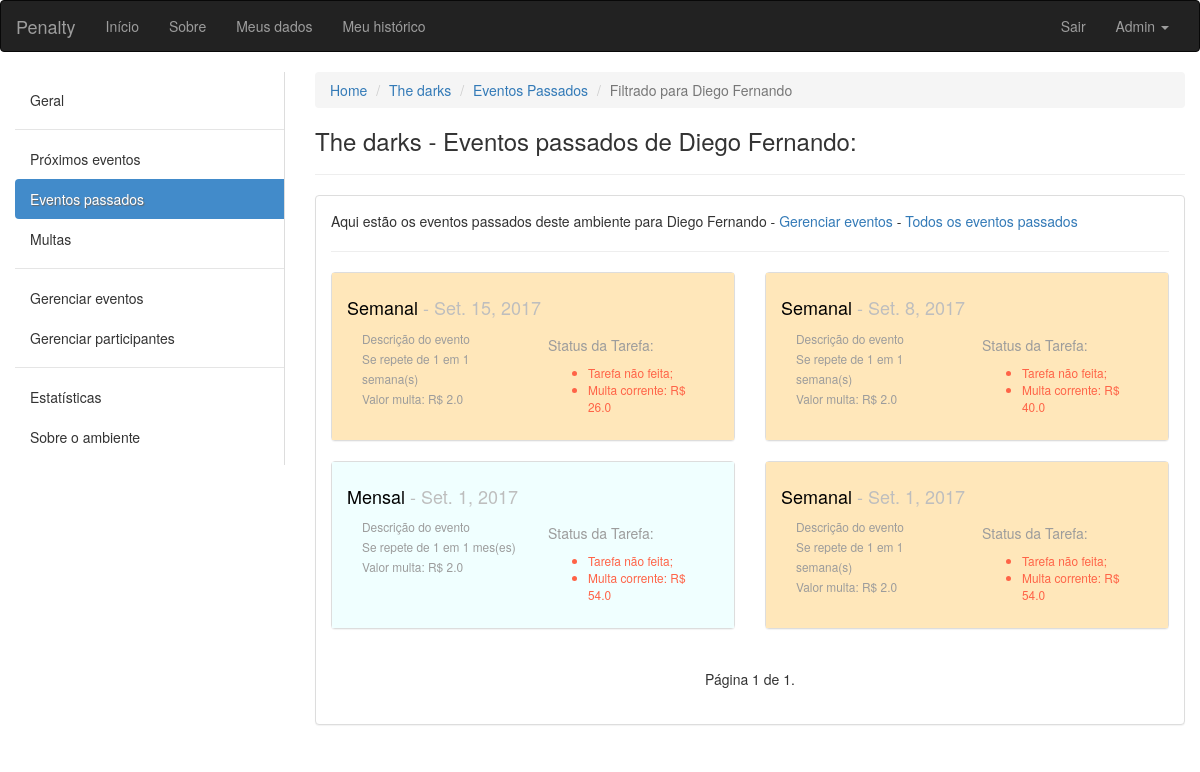
The app's page /ambiente/2/passados/diego/ (signed in), older data.
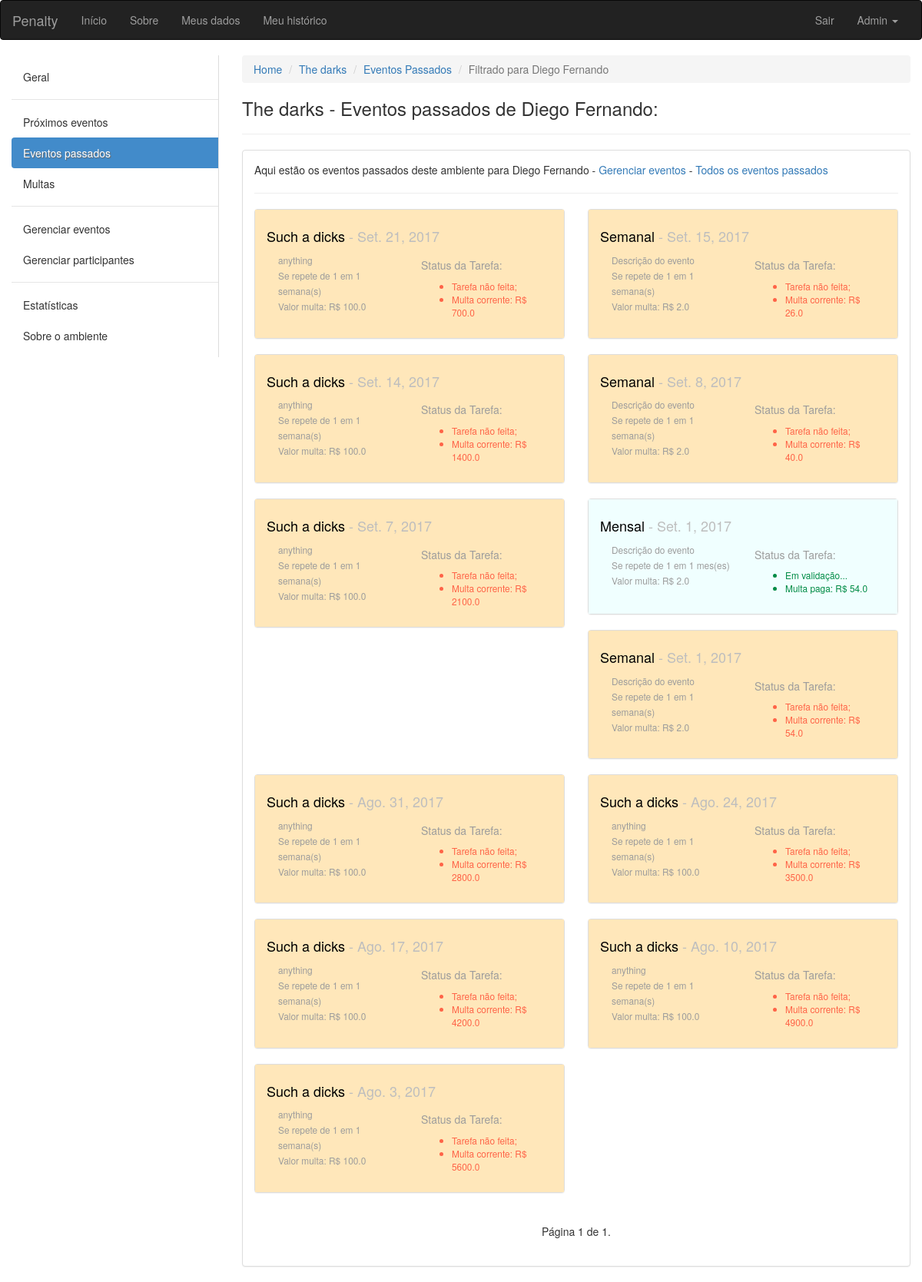
The same page, newer data.
### ambiente/models.py (models this page shows, shortened)
class Ambiente(models.Model):
	nome = models.CharField(max_length=100, verbose_name='Nome', null=False, blank=False)
	descricao = models.CharField(max_length=100, verbose_name='Descrição', null=True, blank=False)
	endereco = models.CharField(max_length=150, verbose_name='Endereço', null=True, blank=False)
	criador = models.ForeignKey(User, verbose_name='Criador', null=False, blank=False, related_name='+')
	data_criacao = models.DateTimeField(default=timezone.now)
	participantes = models.ManyToManyField(User, verbose_name='Participantes', blank=True, related_name='+')

class Evento(models.Model):
	INTERVALOS = (
        ('D', 'Dias'),
        ('S', 'Semanas'),
        ('M', 'Meses'),
    )
	nome = models.CharField(max_length=100, verbose_name='Nome', null=False, blank=False)
	descricao = models.CharField(max_length=100, verbose_name='Descrição', null=True, blank=False)
	criador = models.ForeignKey(User, verbose_name='Criador', null=False, blank=False, related_name='+', default=1)
	responsavel = models.ForeignKey(User, verbose_name='Responsavel pela tarefa', null=False, blank=False, related_name='+', default=1)
	ambiente = models.ForeignKey(Ambiente, verbose_name='Ambiente', null=False, blank=False, related_name='+')
	data_inicio = models.DateField(default=date.today)
	data_fim = models.DateField(verbose_name='Data de término')
	dia_evento = models.DateField()
	id_agrupador = models.IntegerField()
	valor_multa = models.FloatField(verbose_name='Valor da multa', blank=False, default=2.0)
	quantidade_intervalos_repeticao = models.IntegerField(verbose_name='Se repete em')
	intervalo = models.CharField(max_length=40, choices=INTERVALOS, null=False, blank=False)
	solicitacao_de_validacao = models.BooleanField(default=False)
	momento_da_solicitacao = models.DateTimeField(blank=True, null=True)
	def action_rules(self):
		if self.dia_evento > date.today():
			return False # Se a data do evento for futura não mostre botões
		elif self.solicitacao_de_validacao: # Se o responsável tiver solicitado...
			if self.momento_da_solicitacao.replace(day=self.momento_da_solicitacao.day + 2) > timezone.now():
				return 1 # Se houve solicitação, os outros usuários tem 2 dias a mais para refutar que o responsável não cumpriu com o dever
			return 2 # Passou os dois dias, tarefa validada
		else: # Se o responsável não tiver solicitado...
			if self.dia_evento == date.today():
				return 3 # Poderá solicitar cumprimento da tarefa
			elif self.dia_evento < date.today():
				return 4 # Multa está correndo
	def multa_corrente(self):
		if date.today() < self.dia_evento:
			return 0.0
		elif self.solicitacao_de_validacao:
			return self.valor_multa * (date(self.momento_da_solicitacao.year, self.momento_da_solicitacao.month, self.momento_da_solicitacao.day) - self.dia_evento).days
		else:
			return self.valor_multa * (date.today() - self.dia_evento).days

### ambiente/views.py (the view)
# urls.py: url(r'^(?P<pkambiente>[0-9]+)/passados/(?P<username>[\w.@+-]+)/$', views.eventos_passados_por_participante, name='eventos_passados_por_participante'),
def eventos_passados_por_participante(request, pkambiente, username):
	ambiente = get_object_or_404(Ambiente, pk=pkambiente)
	get_object_or_404(ambiente.participantes, pk=request.user.pk)
	tarefas = Evento.objects.filter(ambiente=ambiente).filter(dia_evento__lt=date.today()).filter(responsavel=get_object_or_404(User, username=username)).order_by('dia_evento')[::-1]
	paginator = Paginator(tarefas, 14) # Mostra 15 contatos por página
	try:
		page = int(request.GET.get('page', '1'))
	except ValueError:
		page = 1
	try:
		lista = paginator.page(page)
	except (EmptyPage, InvalidPage):
		lista = paginator.page(paginator.num_pages)
	return render(request, 'eventos_passados_por_participante.html', {'ambiente':ambiente, 'eventos':lista, 'participante':get_object_or_404(User, username=username)})

### ambiente/templatetags/aux_tags.py (called while the page is built)
@register.filter(name='typedata')
def typedata(value):
	if value == "D":
		return "dia(s)"
	elif value == "S":
		return "semana(s)"
	return "mes(es)"

### ambiente/templates/eventos_passados_por_participante.html (shortened to what this page needs)
{% extends "base.html" %}
{% load aux_tags %}
{% block conteudo %}
<div class="container-fluid">
	<div class="row">
		<div class="col-sm-3">
		    <nav class="nav-sidebar">
		        <ul class="nav">
		            <li><a href="{% url 'ambiente:ambiente' ambiente.pk %}">Geral</a></li>
		            <li class="nav-divider"></li>
		            <li><a href="{% url 'ambiente:proximos_eventos' ambiente.pk %}">Próximos eventos</a></li>
		            <li class="active"><a href="javascript:;">Eventos passados</a></li>
		            <li><a href="javascript:;">Multas</a></li>
		            <li class="nav-divider"></li>
		            <li><a href="{% url 'ambiente:eventos' ambiente.pk %}">Gerenciar eventos</a></li>
		            <li><a href="{% url 'ambiente:participantes' ambiente.pk %}">Gerenciar participantes</a></li>
		            <li class="nav-divider"></li>
		            <li><a href="javascript:;">Estatísticas</a></li>
		            <li><a href="javascript:;">Sobre o ambiente</a></li>
		        </ul>
		    </nav>
		</div>
	<div class="col-sm-9">
		<ol class="breadcrumb">
		  <li><a href="#">Home</a></li>
		  <li><a href="{% url 'ambiente:ambiente' ambiente.pk %}">{{ ambiente.nome }}</a></li>
		  <li><a href="{% url 'ambiente:eventos_passados' ambiente.pk %}">Eventos Passados</a></li>
		  <li class="active">Filtrado para {{ participante.first_name }}</li>
		</ol>
		<h3>{{ ambiente.nome }} - Eventos passados de {{ participante.first_name }}:</h3>
		<hr>
		<div class="panel panel-default">
		  <div class="panel-body">
		  <p>Aqui estão os eventos passados deste ambiente para {{ participante.first_name }} - <a href="{% url 'ambiente:eventos' ambiente.pk %}">Gerenciar eventos</a> - <a href="{% url 'ambiente:eventos_passados' ambiente.pk %}">Todos os eventos passados</a></p></p>
		  <hr>
		  <div class="row">
		  {% for evento in eventos %}
		  <div class="col-xs-12 col-sm-12 col-md-12 col-lg-6">
		  	<div class="panel panel-default">
		  	  {% if evento.intervalo == "D" %}
		  	  	<div class="panel-body dias">
		  	  {% elif evento.intervalo == "S" %}
		  	  	<div class="panel-body semanas">
		  	  {% else %}
		  	    <div class="panel-body meses">
		  	  {% endif %}
			    <h4><a href="{% url 'ambiente:tarefa' ambiente.pk evento.pk %}" class="titulopindex">{{ evento.nome }}</a><span class="pCinza"> - {{ evento.dia_evento }}</span></h4>
			    <div class="col-xs-12 col-sm-12 col-md-6 col-lg-6">
			    	<small class="pCinzaUser">
				    	{{ evento.descricao }}<br>
				    	Se repete de {{ evento.quantidade_intervalos_repeticao }} em {{ evento.quantidade_intervalos_repeticao }} {{ evento.intervalo|typedata }}<br>
				    	Valor multa: R$ {{ evento.valor_multa }}<br>
			    	</small>
			    </div>
			    <div class="col-xs-12 col-sm-12 col-md-6 col-lg-6">
			    	<small class="pCinzaUser">
			    	<h5>Status da Tarefa:</h5>
			    	<ul>
			    		{% if evento.action_rules == 1 %}
			    			<li style="color: #008B45;">Em validação...</li>
			    			{% if evento.multa_corrente > 0 %}
			    				<li style="color: #008B45;">Multa paga: R$ {{ evento.multa_corrente }}</li>
		    				{% endif %}
			    		{% elif evento.action_rules == 2 %}
			    			<li>Tarefa validada.</li>
			    			{% if evento.multa_corrente > 0 %}
			    				<li>Multa paga: R$ {{ evento.multa_corrente }}</li>
		    				{% endif %}
		    			{% elif evento.action_rules == 3 %}
			    			<li>Evento para hoje!</li>
			    		{% elif evento.action_rules == 4 %}
			    			<li style="color: #FF6347;">Tarefa não feita;</li>
			    			{% if evento.multa_corrente > 0 %}
			    				<li style="color: #FF6347;">Multa corrente: R$ {{ evento.multa_corrente }}</li>
		    				{% endif %}
			    		{% endif %}
			    	</ul>
			    </small>
			    </div>
			  </div>
			</div>
		  </div>
		  {% empty %}
		  	<div class="container">
		  		<p>Não há nenhuma tarefa futura neste ambiente.</p>
		  	</div>
		  {% endfor %}
		  </div>
		  <div class="col-sm-6 col-sm-offset-3">
		  <nav aria-label="Page navigation">
			  <ul class="pager">
			    Página {{ eventos.number }} de {{ eventos.paginator.num_pages }}.
			  </ul>
			</nav>
			</div>
		  </div>
		</div>
	</div>
</div>
{% endblock conteudo %}

### core/templates/base.html (shortened to what this page needs)
{% load staticfiles %}
<!DOCTYPE html>
<html lang="pt-br">
  <head>
    <link rel="stylesheet" href="{% static 'css/bootstrap.min.css' %}">
    <link rel="stylesheet" href="{% static 'css/custom.css' %}">
  </head>
  <body>
    <nav class="navbar navbar-inverse">
      <div class="container-fluid">
      <div class="navbar-header">
        <a class="navbar-brand" href="/">Penalty</a>
      </div>
      <div class="collapse navbar-collapse" id="bs-example-navbar-collapse-1">
        <ul class="nav navbar-nav">
          <li><a href="/">Início</a></li>
          <li><a href="#">Sobre</a></li>
          <li><a href="#">Meus dados</a></li>
          <li><a href="#">Meu histórico</a></li>
        </ul>
        {% if request.user.is_authenticated %}
        <ul class="nav navbar-nav navbar-right">
          <li><a href="/logout/">Sair</a></li>
          <li class="dropdown">
            <a href="#" class="dropdown-toggle" data-toggle="dropdown" role="button" aria-haspopup="true" aria-expanded="false">{{ request.user.first_name }} <span class="caret"></span></a>
          </li>
        </ul>
        {% endif %}
      </div>
    </div>
    </nav>
    {% block conteudo %}
    {% endblock conteudo %}
  </body>
</html>

### core/static/css/custom.css (style rules this page uses)
.nav-sidebar { width: 100%; padding: 8px 0; border-right: 1px solid #ddd; }
.nav-sidebar a { color: #333; -webkit-transition: all 0.08s linear; -moz-transition: all 0.08s linear; -o-transition: all 0.08s linear; transition: all 0.08s linear; -webkit-border-radius: 4px 0 0 4px; -moz-border-radius: 4px 0 0 4px; border-radius: 4px 0 0 4px; }
.nav-sidebar .active a { cursor: default; background-color: #428bca; color: #fff; text-shadow: 1px 1px 1px #666; }
.semanas { background-color: #FFE7BA; }
.meses { background-color: #F0FFFF; }
.pCinza { color: #BEBEBE; }
.pCinzaUser { color: #9C9C9C; }
.titulopindex { color: #000000; }

Row changes from the older to the newer data that the page shows:
added Evento: nome "Such a dicks", dia_evento "Set. 21, 2017", descricao "anything", quantidade_intervalos_repeticao "1", intervalo|typedata "semana(s)", valor_multa "100.0", multa_corrente "700.0"
added Evento: nome "Such a dicks", dia_evento "Set. 14, 2017", descricao "anything", quantidade_intervalos_repeticao "1", intervalo|typedata "semana(s)", valor_multa "100.0", multa_corrente "1400.0"
added Evento: nome "Such a dicks", dia_evento "Set. 7, 2017", descricao "anything", quantidade_intervalos_repeticao "1", intervalo|typedata "semana(s)", valor_multa "100.0", multa_corrente "2100.0"
changed Evento "Mensal": solicitacao_de_validacao "Tarefa não feita; Multa corrente: R$" → "Em validação... Multa paga: R$"
added Evento: nome "Such a dicks", dia_evento "Ago. 31, 2017", descricao "anything", quantidade_intervalos_repeticao "1", intervalo|typedata "semana(s)", valor_multa "100.0", multa_corrente "2800.0"
added Evento: nome "Such a dicks", dia_evento "Ago. 24, 2017", descricao "anything", quantidade_intervalos_repeticao "1", intervalo|typedata "semana(s)", valor_multa "100.0", multa_corrente "3500.0"
added Evento: nome "Such a dicks", dia_evento "Ago. 17, 2017", descricao "anything", quantidade_intervalos_repeticao "1", intervalo|typedata "semana(s)", valor_multa "100.0", multa_corrente "4200.0"
added Evento: nome "Such a dicks", dia_evento "Ago. 10, 2017", descricao "anything", quantidade_intervalos_repeticao "1", intervalo|typedata "semana(s)", valor_multa "100.0", multa_corrente "4900.0"
added Evento: nome "Such a dicks", dia_evento "Ago. 3, 2017", descricao "anything", quantidade_intervalos_repeticao "1", intervalo|typedata "semana(s)", valor_multa "100.0", multa_corrente "5600.0"
